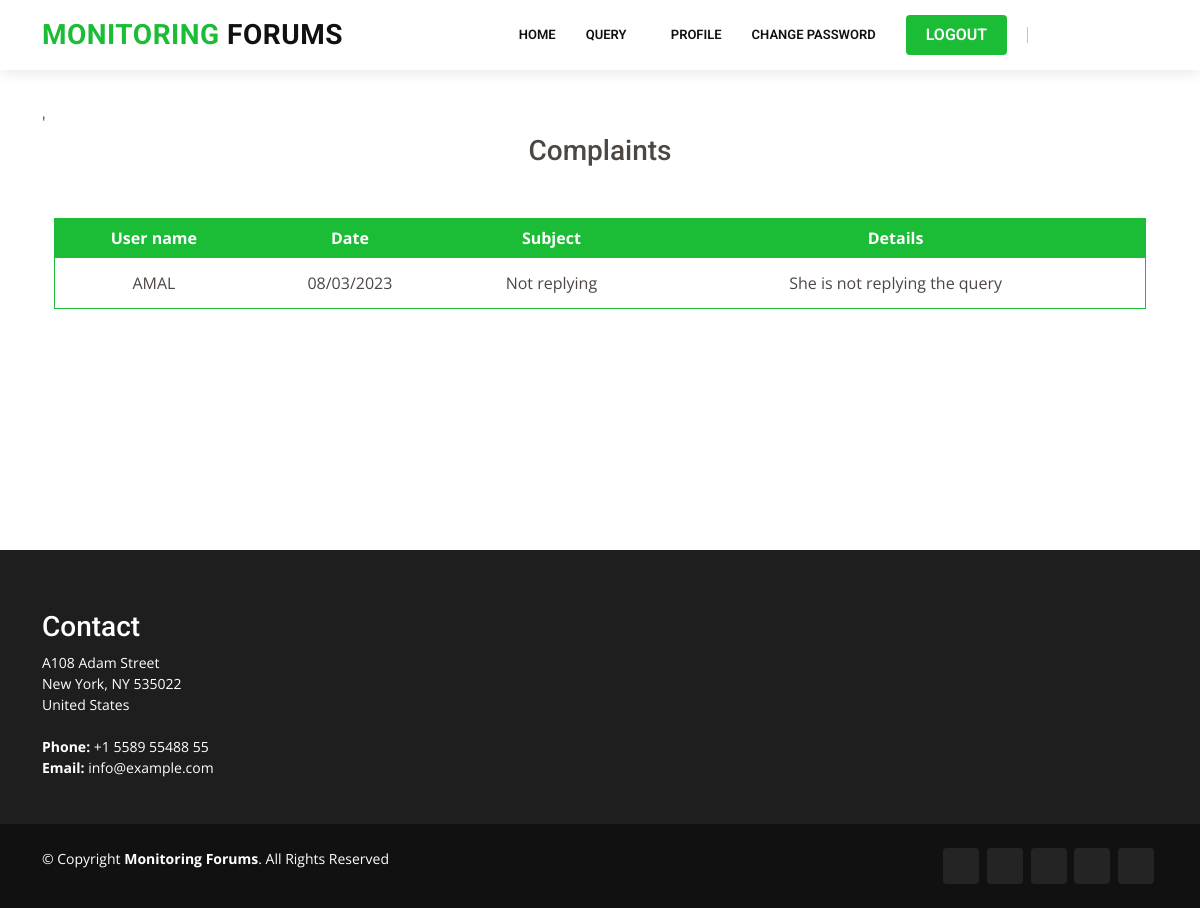
Screenshot of /viewcomplaintsMentor/ (signed in) with the database file from the repository.
### Users/models.py (models this page shows)
class usercomplaints_tb(models.Model) :
    mentor_id= models.ForeignKey(mentorsregistration, on_delete=models.CASCADE)
    user_id = models.ForeignKey(userregistration_tb, on_delete=models.CASCADE)
    about=models.CharField(max_length=20,default="nothing")
    details=models.CharField(max_length=20,default="nothing")
    date=models.CharField(max_length=20,default="nothing")

class userregistration_tb(models.Model) :
    fname=models.CharField(max_length=20,default="hh")
    lastname = models.CharField(max_length=20)
    gender=models.CharField(max_length=20)
    location=models.CharField(max_length=20)
    pincode=models.CharField(max_length=20,default="nothing")
    mailid=models.CharField(max_length=20)
    phonenum=models.CharField(max_length=20)
    qualification=models.CharField(max_length=20)
    experience = models.CharField(max_length=20,default="nothing")
    designation = models.CharField(max_length=20,default="nothing")
    companyname = models.CharField(max_length=20,default="nothing")
    username=models.CharField(max_length=20)
    password=models.CharField(max_length=20)

### Mentors/views.py (the view)
# urls.py: url(r'^viewcomplaintsMentor/', mentors_view.viewcomplaintsMentor, name='viewcomplaintsMentor'),
@never_cache
def viewcomplaintsMentor(request):
    if 'id' not in request.session:
        return redirect('index')
    obmentorid=mentorsregistration.objects.get(id=request.session['id'])
    ob=usercomplaints_tb.objects.filter(mentor_id=obmentorid)
    return render(request,"mentors/viewcomplaintsMentor.html",{'data':ob})

### SiteAdmin/templatetags/parse_iso.py (called while the page is built)
@register.filter(expects_localtime=True)
def parse_iso(value):
    return datetime.datetime.strptime(value, "%Y-%m-%d %H:%M:%S.%f")

### Templates/mentors/viewcomplaintsMentor.html
{% extends 'mentors/base.html'%}
{% load parse_iso %}
{% block content %}
<section style="margin-top:50px;min-height: 500px;">
    <div class="container">'
        <div class="text-center"><h3>Complaints</h3></div>
        <div class="row" style="margin:0 auto;width:100%;margin-top:20px;">
            {%if data%}
            <div >
                <table style="border:1px solid #1bbd36;width:100%;margin-top: 30px;">
                    <thead style="color: white;background: #1bbd36;text-align: center;height: 40px;">
                    <tr >
                        <th>User name</th>
                        <th>Date</th>
                        <th>Subject</th>
                        <th>Details</th>
                        <th></th>
                        <th></th>
                    </tr>
                </thead>
                <tbody style="text-align: center;">
                {% for v in data %}
                <tr  style="border-bottom:1px solid #1bbd36;height:50px">
                    <td>{{v.user_id.fname}}{{v.user_id.lname}} </td>
                    <td> {{ v.date|parse_iso|date:'d/m/Y'}}</td>
                    <td> {{v.about}}</td>
                    <td>{{v.details}}</td>
                </tr>
                {% endfor %}
                </tbody>
            </table>
            </div>
            {% else %}
                <div class="text-center">List is empty</div>
            {% endif %}
        </div>
    </div>
</section>
{% endblock %}

### static/Company/assets/css/style.css (style rules this page uses)
body { font-family: "Open Sans", sans-serif; color: #4d4643; }
h1, h2, h3, h4, h5, h6 { font-family: "Roboto", sans-serif; }
section { padding: 60px 0; overflow: hidden; }

### rows the page displays
usercomplaints_tb: user_id.fname "AMAL", date|parse_iso "08/03/2023", about "Not replying", details "She is not replying the query"
